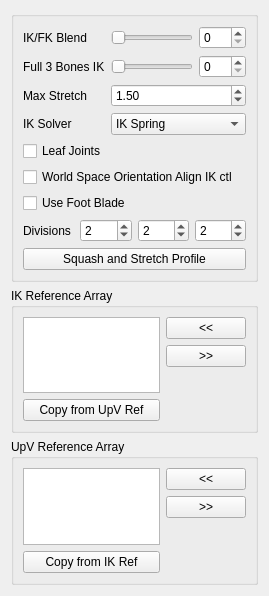
<?xml version="1.0" encoding="UTF-8"?>
<ui version="4.0">
 <class>Form</class>
 <widget class="QWidget" name="Form">
  <property name="geometry">
   <rect>
    <x>0</x>
    <y>0</y>
    <width>269</width>
    <height>596</height>
   </rect>
  </property>
  <property name="windowTitle">
   <string>Form</string>
  </property>
  <layout class="QGridLayout" name="gridLayout">
   <item row="0" column="0">
    <layout class="QVBoxLayout" name="verticalLayout_2">
     <item>
      <widget class="QGroupBox" name="groupBox">
       <property name="title">
        <string/>
       </property>
       <layout class="QGridLayout" name="gridLayout_2">
        <item row="0" column="0">
         <layout class="QVBoxLayout" name="verticalLayout">
          <item>
           <layout class="QFormLayout" name="formLayout">
            <property name="fieldGrowthPolicy">
             <enum>QFormLayout::AllNonFixedFieldsGrow</enum>
            </property>
            <item row="0" column="0">
             <widget class="QLabel" name="ikfk_label">
              <property name="text">
               <string>IK/FK Blend</string>
              </property>
             </widget>
            </item>
            <item row="0" column="1">
             <layout class="QHBoxLayout" name="horizontalLayout_3">
              <item>
               <widget class="QSlider" name="ikfk_slider">
                <property name="minimumSize">
                 <size>
                  <width>0</width>
                  <height>15</height>
                 </size>
                </property>
                <property name="maximum">
                 <number>100</number>
                </property>
                <property name="orientation">
                 <enum>Qt::Horizontal</enum>
                </property>
               </widget>
              </item>
              <item>
               <widget class="QSpinBox" name="ikfk_spinBox">
                <property name="maximum">
                 <number>100</number>
                </property>
               </widget>
              </item>
             </layout>
            </item>
            <item row="2" column="0">
             <widget class="QLabel" name="maxStretch_label">
              <property name="sizePolicy">
               <sizepolicy hsizetype="MinimumExpanding" vsizetype="MinimumExpanding">
                <horstretch>0</horstretch>
                <verstretch>0</verstretch>
               </sizepolicy>
              </property>
              <property name="text">
               <string>Max Stretch</string>
              </property>
             </widget>
            </item>
            <item row="2" column="1">
             <widget class="QDoubleSpinBox" name="maxStretch_spinBox">
              <property name="sizePolicy">
               <sizepolicy hsizetype="MinimumExpanding" vsizetype="Fixed">
                <horstretch>0</horstretch>
                <verstretch>0</verstretch>
               </sizepolicy>
              </property>
              <property name="minimum">
               <double>1.000000000000000</double>
              </property>
              <property name="value">
               <double>1.500000000000000</double>
              </property>
             </widget>
            </item>
            <item row="3" column="0">
             <widget class="QLabel" name="ikSolver_label">
              <property name="text">
               <string>IK Solver</string>
              </property>
             </widget>
            </item>
            <item row="3" column="1">
             <widget class="QComboBox" name="ikSolver_comboBox">
              <property name="sizePolicy">
               <sizepolicy hsizetype="Expanding" vsizetype="Fixed">
                <horstretch>0</horstretch>
                <verstretch>0</verstretch>
               </sizepolicy>
              </property>
              <item>
               <property name="text">
                <string>IK Spring</string>
               </property>
              </item>
              <item>
               <property name="text">
                <string>Rotation Plane</string>
               </property>
              </item>
             </widget>
            </item>
            <item row="1" column="1">
             <layout class="QHBoxLayout" name="horizontalLayout_8">
              <item>
               <widget class="QSlider" name="full3BonesIK_slider">
                <property name="minimumSize">
                 <size>
                  <width>0</width>
                  <height>15</height>
                 </size>
                </property>
                <property name="maximum">
                 <number>100</number>
                </property>
                <property name="orientation">
                 <enum>Qt::Horizontal</enum>
                </property>
               </widget>
              </item>
              <item>
               <widget class="QSpinBox" name="full3BonesIK_spinBox">
                <property name="maximum">
                 <number>100</number>
                </property>
               </widget>
              </item>
             </layout>
            </item>
            <item row="1" column="0">
             <widget class="QLabel" name="full3bonesIK_label">
              <property name="text">
               <string>Full 3 Bones IK</string>
              </property>
             </widget>
            </item>
           </layout>
          </item>
          <item>
           <widget class="QCheckBox" name="leafJoints_checkBox">
            <property name="text">
             <string>Leaf Joints</string>
            </property>
           </widget>
          </item>
          <item>
           <widget class="QCheckBox" name="neutralRotation_checkBox">
            <property name="text">
             <string>World Space Orientation Align IK ctl</string>
            </property>
           </widget>
          </item>
          <item>
           <widget class="QCheckBox" name="useBlade_checkBox">
            <property name="text">
             <string>Use Foot Blade</string>
            </property>
           </widget>
          </item>
          <item>
           <layout class="QHBoxLayout" name="horizontalLayout">
            <item>
             <widget class="QLabel" name="divisions_label">
              <property name="text">
               <string>Divisions</string>
              </property>
             </widget>
            </item>
            <item>
             <widget class="QSpinBox" name="div0_spinBox">
              <property name="minimum">
               <number>0</number>
              </property>
              <property name="value">
               <number>2</number>
              </property>
             </widget>
            </item>
            <item>
             <widget class="QSpinBox" name="div1_spinBox">
              <property name="minimum">
               <number>0</number>
              </property>
              <property name="value">
               <number>2</number>
              </property>
             </widget>
            </item>
            <item>
             <widget class="QSpinBox" name="div2_spinBox">
              <property name="minimum">
               <number>0</number>
              </property>
              <property name="value">
               <number>2</number>
              </property>
             </widget>
            </item>
           </layout>
          </item>
          <item>
           <layout class="QHBoxLayout" name="horizontalLayout_2">
            <item>
             <widget class="QPushButton" name="squashStretchProfile_pushButton">
              <property name="text">
               <string>Squash and Stretch Profile</string>
              </property>
             </widget>
            </item>
           </layout>
          </item>
         </layout>
        </item>
       </layout>
      </widget>
     </item>
     <item>
      <widget class="QGroupBox" name="ikRefArray_groupBox">
       <property name="title">
        <string>IK Reference Array</string>
       </property>
       <property name="flat">
        <bool>false</bool>
       </property>
       <layout class="QGridLayout" name="gridLayout_3">
        <item row="0" column="0">
         <layout class="QHBoxLayout" name="ikRefArray_horizontalLayout">
          <item>
           <layout class="QVBoxLayout" name="ikRefArray_verticalLayout_1">
            <item>
             <widget class="QListWidget" name="ikRefArray_listWidget">
              <property name="dragDropOverwriteMode">
               <bool>true</bool>
              </property>
              <property name="dragDropMode">
               <enum>QAbstractItemView::InternalMove</enum>
              </property>
              <property name="defaultDropAction">
               <enum>Qt::MoveAction</enum>
              </property>
              <property name="alternatingRowColors">
               <bool>true</bool>
              </property>
              <property name="selectionMode">
               <enum>QAbstractItemView::ExtendedSelection</enum>
              </property>
              <property name="selectionRectVisible">
               <bool>false</bool>
              </property>
             </widget>
            </item>
            <item>
             <widget class="QPushButton" name="ikRefArray_copyRef_pushButton">
              <property name="text">
               <string>Copy from UpV Ref</string>
              </property>
             </widget>
            </item>
           </layout>
          </item>
          <item>
           <layout class="QVBoxLayout" name="ikRefArray_verticalLayout_2">
            <item>
             <widget class="QPushButton" name="ikRefArrayAdd_pushButton">
              <property name="text">
               <string>&lt;&lt;</string>
              </property>
             </widget>
            </item>
            <item>
             <widget class="QPushButton" name="ikRefArrayRemove_pushButton">
              <property name="text">
               <string>&gt;&gt;</string>
              </property>
             </widget>
            </item>
            <item>
             <spacer name="ikRefArray_verticalSpacer">
              <property name="orientation">
               <enum>Qt::Vertical</enum>
              </property>
              <property name="sizeHint" stdset="0">
               <size>
                <width>20</width>
                <height>40</height>
               </size>
              </property>
             </spacer>
            </item>
           </layout>
          </item>
         </layout>
        </item>
       </layout>
      </widget>
     </item>
     <item>
      <widget class="QGroupBox" name="upvRefArray_groupBox">
       <property name="title">
        <string>UpV Reference Array</string>
       </property>
       <layout class="QGridLayout" name="gridLayout_4">
        <item row="0" column="0">
         <layout class="QHBoxLayout" name="upvRefArray_horizontalLayout">
          <item>
           <layout class="QVBoxLayout" name="upvRefArray_verticalLayout_1">
            <item>
             <widget class="QListWidget" name="upvRefArray_listWidget">
              <property name="dragDropOverwriteMode">
               <bool>true</bool>
              </property>
              <property name="dragDropMode">
               <enum>QAbstractItemView::InternalMove</enum>
              </property>
              <property name="defaultDropAction">
               <enum>Qt::MoveAction</enum>
              </property>
              <property name="alternatingRowColors">
               <bool>true</bool>
              </property>
              <property name="selectionMode">
               <enum>QAbstractItemView::ExtendedSelection</enum>
              </property>
              <property name="selectionRectVisible">
               <bool>false</bool>
              </property>
             </widget>
            </item>
            <item>
             <widget class="QPushButton" name="upvRefArray_copyRef_pushButton">
              <property name="text">
               <string>Copy from IK Ref</string>
              </property>
             </widget>
            </item>
           </layout>
          </item>
          <item>
           <layout class="QVBoxLayout" name="upvRefArray_verticalLayout_2">
            <item>
             <widget class="QPushButton" name="upvRefArrayAdd_pushButton">
              <property name="text">
               <string>&lt;&lt;</string>
              </property>
             </widget>
            </item>
            <item>
             <widget class="QPushButton" name="upvRefArrayRemove_pushButton">
              <property name="text">
               <string>&gt;&gt;</string>
              </property>
             </widget>
            </item>
            <item>
             <spacer name="upvRefArray_verticalSpacer">
              <property name="orientation">
               <enum>Qt::Vertical</enum>
              </property>
              <property name="sizeHint" stdset="0">
               <size>
                <width>20</width>
                <height>40</height>
               </size>
              </property>
             </spacer>
            </item>
           </layout>
          </item>
         </layout>
        </item>
       </layout>
      </widget>
     </item>
    </layout>
   </item>
  </layout>
 </widget>
 <resources/>
 <connections>
  <connection>
   <sender>ikfk_slider</sender>
   <signal>sliderMoved(int)</signal>
   <receiver>ikfk_spinBox</receiver>
   <slot>setValue(int)</slot>
   <hints>
    <hint type="sourcelabel">
     <x>197</x>
     <y>42</y>
    </hint>
    <hint type="destinationlabel">
     <x>245</x>
     <y>42</y>
    </hint>
   </hints>
  </connection>
  <connection>
   <sender>ikfk_spinBox</sender>
   <signal>valueChanged(int)</signal>
   <receiver>ikfk_slider</receiver>
   <slot>setValue(int)</slot>
   <hints>
    <hint type="sourcelabel">
     <x>222</x>
     <y>37</y>
    </hint>
    <hint type="destinationlabel">
     <x>182</x>
     <y>37</y>
    </hint>
   </hints>
  </connection>
  <connection>
   <sender>full3BonesIK_slider</sender>
   <signal>valueChanged(int)</signal>
   <receiver>full3BonesIK_spinBox</receiver>
   <slot>setValue(int)</slot>
   <hints>
    <hint type="sourcelabel">
     <x>142</x>
     <y>60</y>
    </hint>
    <hint type="destinationlabel">
     <x>212</x>
     <y>62</y>
    </hint>
   </hints>
  </connection>
  <connection>
   <sender>full3BonesIK_spinBox</sender>
   <signal>valueChanged(int)</signal>
   <receiver>full3BonesIK_slider</receiver>
   <slot>setValue(int)</slot>
   <hints>
    <hint type="sourcelabel">
     <x>214</x>
     <y>52</y>
    </hint>
    <hint type="destinationlabel">
     <x>180</x>
     <y>54</y>
    </hint>
   </hints>
  </connection>
 </connections>
</ui>
